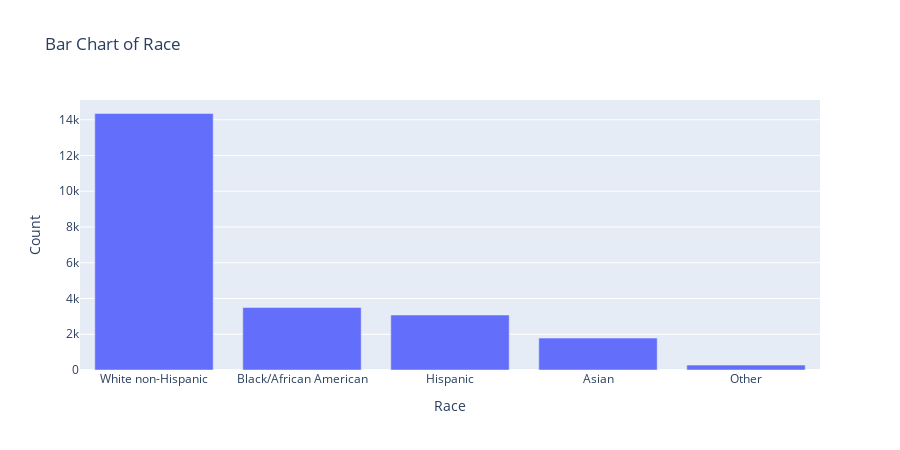

The code cell stored with this chart in its notebook:
### Code cell
race_counts = df_2022['RACE'].value_counts()

# Plot the bar chart
fig = px.bar(x=race_counts.index, y=race_counts.values, labels={'x': 'Race', 'y': 'Count'}, 
             title=' Bar Chart of Race'
            )
fig.update_layout(height = 450)
fig.show()

### Figure 1 — Plotly figure (JSON) as saved in the notebook; plotly's stock layout.template omitted (floating-point values rounded to 4 significant figures)
{"data": [{"alignmentgroup": "True", "hovertemplate": "Race=%{x}<br>Count=%{y}<extra></extra>", "legendgroup": "", "marker": {"color": "#636efa", "pattern": {"shape": ""}}, "name": "", "offsetgroup": "", "orientation": "v", "showlegend": false, "textposition": "auto", "type": "bar", "x": ["White non-Hispanic", "Black/African American", "Hispanic", "Asian", "Other"], "xaxis": "x", "y": [14349, 3493, 3075, 1785, 273], "yaxis": "y"}], "layout": {"barmode": "relative", "height": 450, "legend": {"tracegroupgap": 0}, "title": {"text": " Bar Chart of Race"}, "xaxis": {"anchor": "y", "domain": [0, 1], "title": {"text": "Race"}}, "yaxis": {"anchor": "x", "domain": [0, 1], "title": {"text": "Count"}}}}
